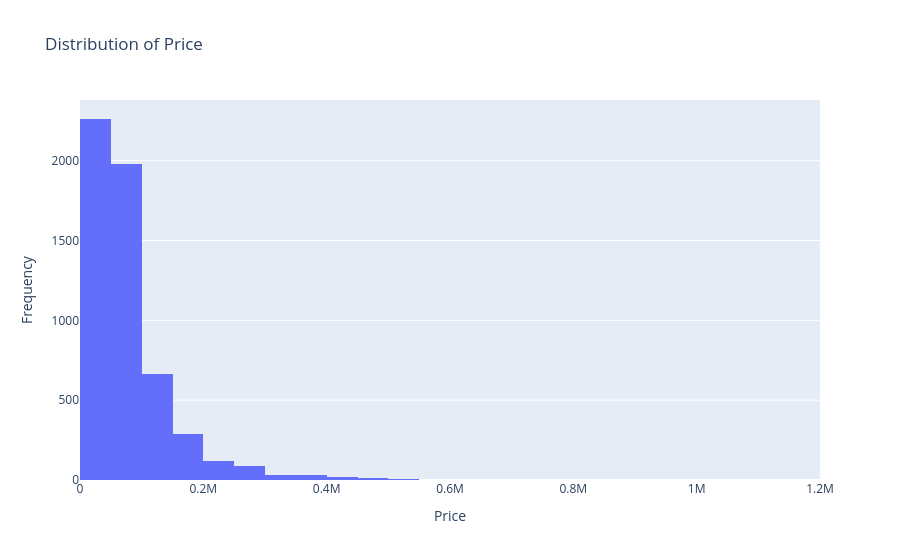

The cell this chart's notebook holds for it:
### Markdown cell above
##### Visualisasi Kolom Price sesudah di bersihkan

### Code cell
import plotly.express as px

fig = px.histogram(df, x='Price', nbins=50, title='Distribution of Price')
fig.update_layout(xaxis_title='Price', yaxis_title='Frequency')
fig.show()

### Figure 1 — Plotly figure (JSON) as saved in the notebook; plotly's stock layout.template omitted (floating-point values rounded to 4 significant figures; data arrays with more than 128 entries replaced by an {"elided": "..."} marker saying what was removed)
{"data": [{"alignmentgroup": "True", "bingroup": "x", "hovertemplate": "Price=%{x}<br>count=%{y}<extra></extra>", "legendgroup": "", "marker": {"color": "#636efa", "pattern": {"shape": ""}}, "name": "", "nbinsx": 50, "offsetgroup": "", "orientation": "v", "showlegend": false, "type": "histogram", "x": {"elided": "5505 int values"}, "xaxis": "x", "yaxis": "y"}], "layout": {"barmode": "relative", "legend": {"tracegroupgap": 0}, "title": {"text": "Distribution of Price"}, "xaxis": {"anchor": "y", "domain": [0, 1], "title": {"text": "Price"}}, "yaxis": {"anchor": "x", "domain": [0, 1], "title": {"text": "Frequency"}}}}
